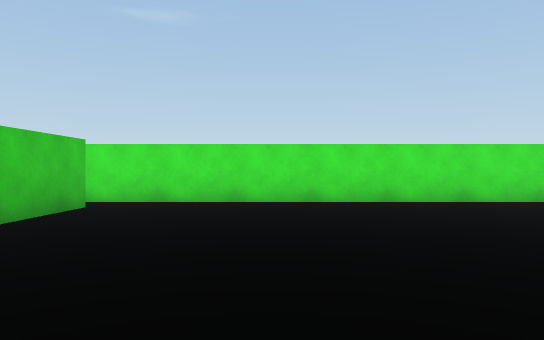
view 1 (above)

16 first-person views from a walk through a scene from a Unity 3-D project. The camera is 0.68 m above the floor, looks level and sees 70° across. The floor is counted in squares, 1 m on a side. Each view is taken from the middle of a square. On the plan, view 1 faces up. The plan holds only what a view shows up to about 11 squares ahead; the rest is blank. The place goes on beyond the plan. The player is left out.

view 2
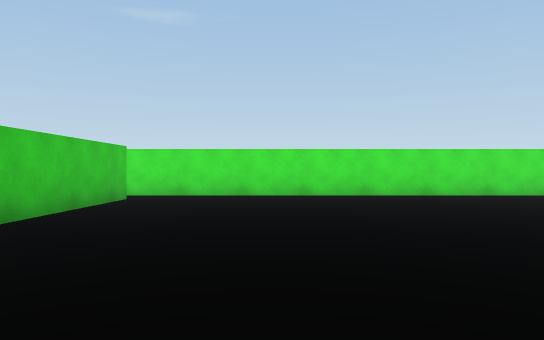

view 3
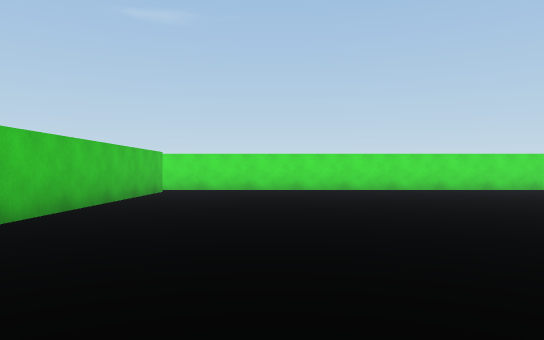

view 4
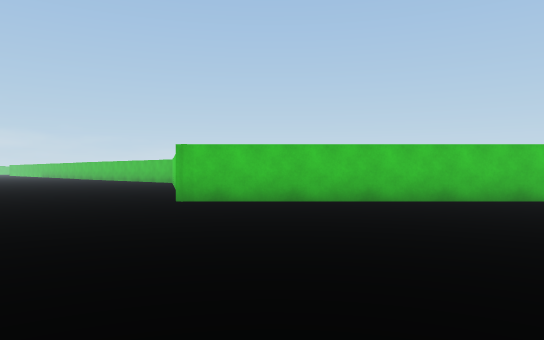

view 5
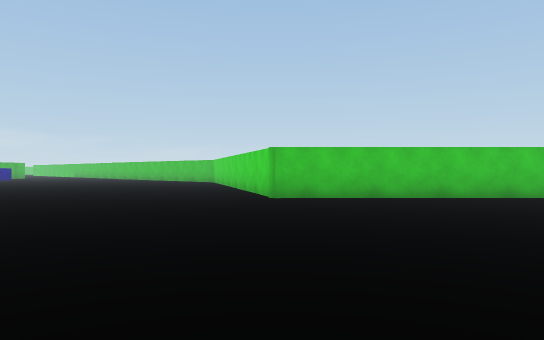

view 6
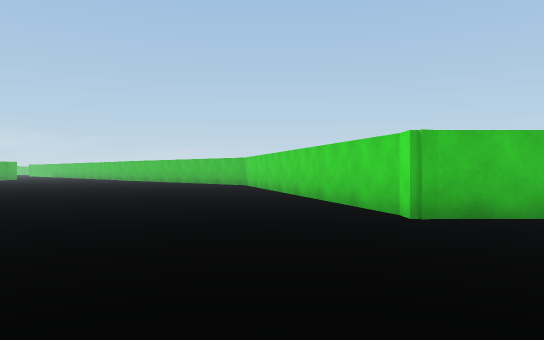

view 7
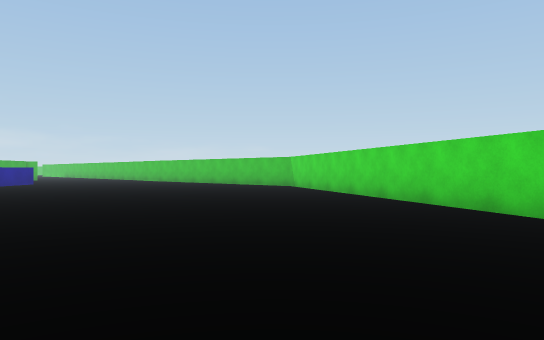

view 8
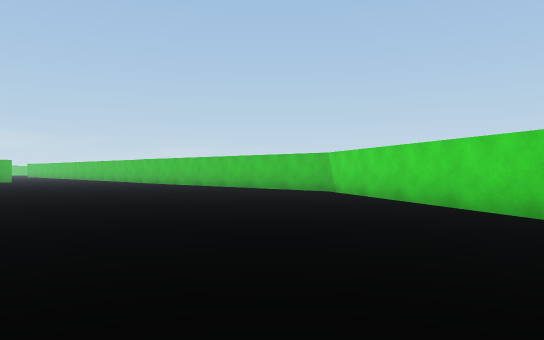

view 9
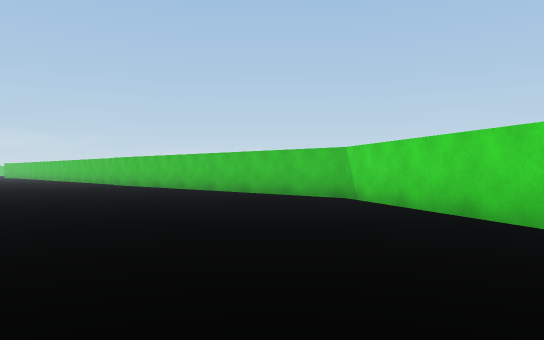

view 10
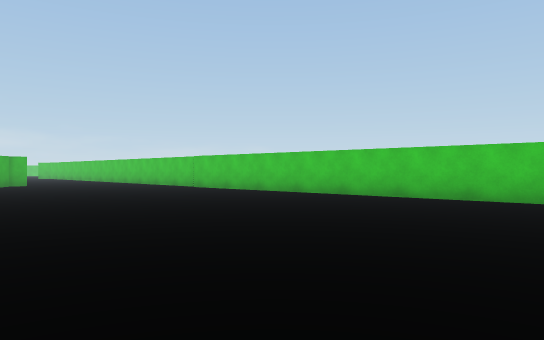

view 11
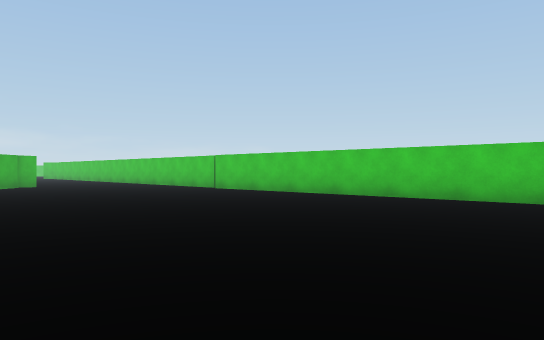

view 12
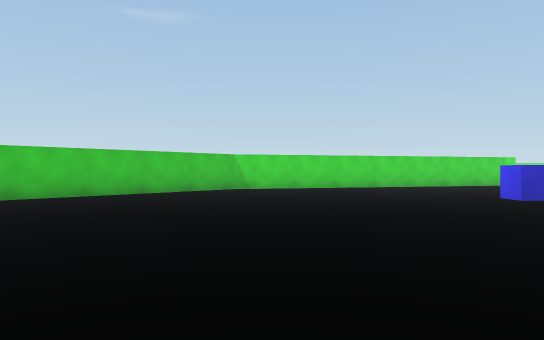

view 13
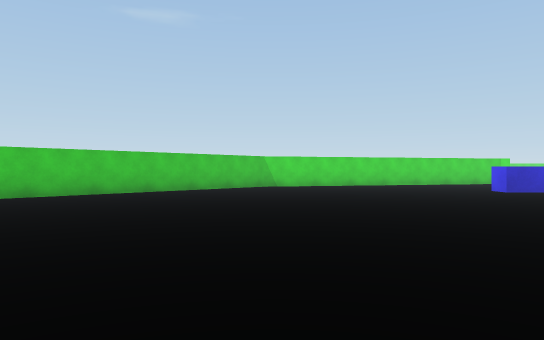

view 14
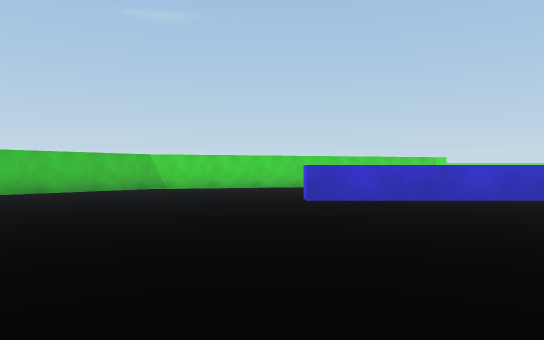

view 15
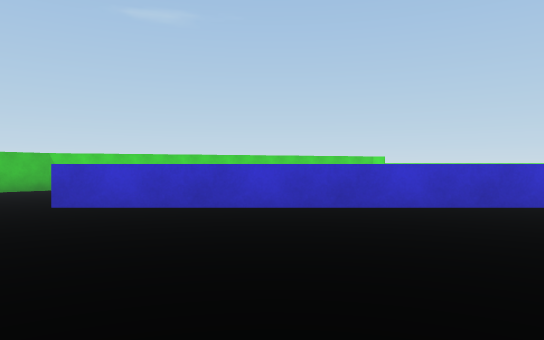

view 16
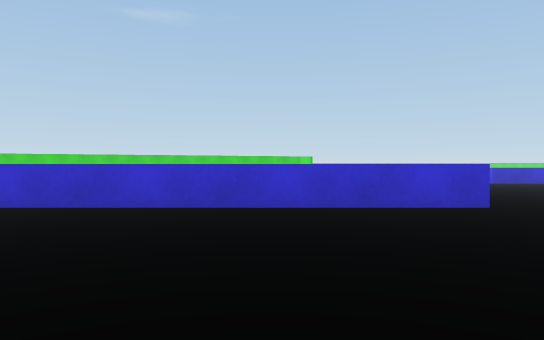

### Floor plan
Key: @ floor where view 1 was taken; # wall or solid block; . floor; ^ raised ledge.
Columns run from 20 left of view 1 to 6 right of it. Each row starts with its distance up from view 1.
  9                 ###########
  8                 ...........
  7                 #..........
  6                 #..........
  5                 #..........
  4                 #..........
  3                 #..........
  2                 #.........
  1                 #........
  0                 #...@....
 -1                 #.......
 -2                 #.....
 -3                 #......
 -4                 #......  .
 -5                 #......
 -6              ####......   .
 -7           ####.........
 -8       #####............
 -9     ###................
-10    ##.................
-11   ##................ ..
-12  ##................  ..
-13 ##................  ..
-14 #................   ..
-15 .....................
-16 ....................
-17 ..........^^^^^^^^..
-18 ...................
-19 .............
-20 ..........
-21 .........
-22 ....        .  .
-23 ..    .  .
-24
-25      .

Positions as (right, up) in squares from view 1, and headings:
1: (0, 0), facing up
2: (0, -2), facing up
3: (0, -5), facing up
4: (5, -4), facing left
5: (6, -6), facing left
6: (2, -8), facing left
7: (1, -10), facing left
8: (-3, -11), facing left
9: (-6, -11), facing left
10: (-8, -15), facing left
11: (-9, -16), facing left
12: (-14, -23), facing up
13: (-15, -25), facing up
14: (-11, -23), facing up
15: (-8, -22), facing up
16: (-5, -22), facing up
